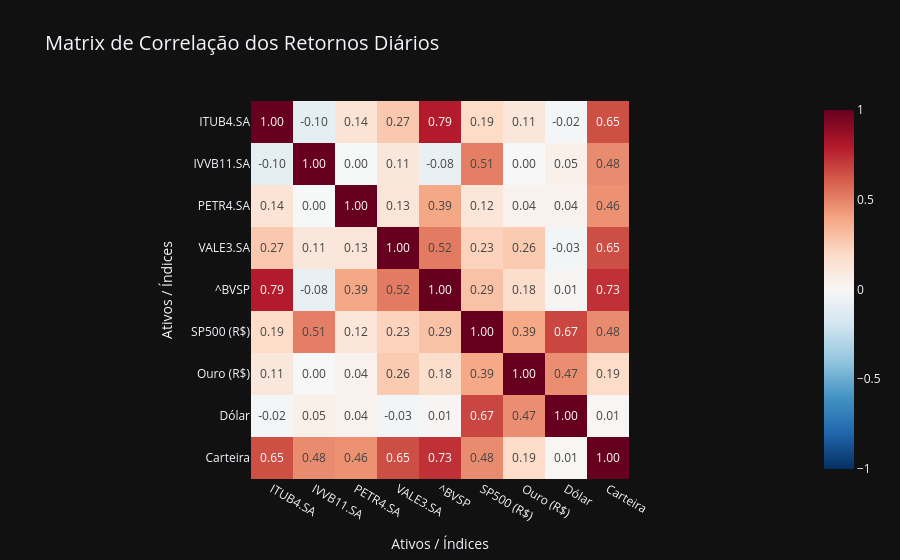

Notebook code for this chart:
### Code cell
# ==========================================
# ANÁLISE DE RISCO: CORRELAÇÃO E VOLATILIDADE
# ==========================================


df_cotacoes_correlacao = df_cotacoes.copy()
df_cotacoes_correlacao['Carteira'] = df_carteira['Total']

# Cálculo de retornos logarítmicos diários de forma vetorizada
tabela_rentabilidade_diaria = np.log(
    df_cotacoes_correlacao / df_cotacoes_correlacao.shift(1)
    ).dropna()

#Matrix de correlação
tabela_correlacao = tabela_rentabilidade_diaria.corr()

fig_correlacao = px.imshow(
    tabela_correlacao, 
    text_auto='.2f', 
    color_continuous_scale='RdBu_r',
    zmin=-1,
    zmax=1,
    title='Matrix de Correlação dos Retornos Diários')

fig_correlacao.update_layout(
    template= 'plotly_dark',
    xaxis_title= 'Ativos / Índices',
    yaxis_title= 'Ativos / Índices',
    title_font_size=20
)

fig_correlacao.show()


#Análise de volatilidade

tabela_volatividade = (
    tabela_rentabilidade_diaria.std() * np.sqrt(252) * 100).to_frame(name='Volatilidade Anualizada (%)').round(2)
display(tabela_volatividade)

### Figure 1 — Plotly figure (JSON) as saved in the notebook; plotly's stock layout.template omitted (floating-point values rounded to 4 significant figures)
{"data": [{"coloraxis": "coloraxis", "hovertemplate": "Ticker: %{x}<br>Ticker: %{y}<br>color: %{z}<extra></extra>", "name": "0", "texttemplate": "%{z:.2f}", "type": "heatmap", "x": ["ITUB4.SA", "IVVB11.SA", "PETR4.SA", "VALE3.SA", "^BVSP", "SP500 (R$)", "Ouro (R$)", "Dólar", "Carteira"], "xaxis": "x", "y": ["ITUB4.SA", "IVVB11.SA", "PETR4.SA", "VALE3.SA", "^BVSP", "SP500 (R$)", "Ouro (R$)", "Dólar", "Carteira"], "yaxis": "y", "z": [[1.0, -0.1009, 0.143, 0.2697, 0.7918, 0.1949, 0.1141, -0.02273, 0.6457], [-0.1009, 1.0, -0.004345, 0.1116, -0.0754, 0.509, 0.00114, 0.05344, 0.4763], [0.143, -0.004345, 1.0, 0.1281, 0.3897, 0.1246, 0.04055, 0.04308, 0.4551], [0.2697, 0.1116, 0.1281, 1.0, 0.5213, 0.225, 0.2633, -0.02543, 0.6489], [0.7918, -0.0754, 0.3897, 0.5213, 1.0, 0.292, 0.1761, 0.01129, 0.7298], [0.1949, 0.509, 0.1246, 0.225, 0.292, 1.0, 0.3861, 0.6715, 0.4764], [0.1141, 0.00114, 0.04055, 0.2633, 0.1761, 0.3861, 1.0, 0.4682, 0.1859], [-0.02273, 0.05344, 0.04308, -0.02543, 0.01129, 0.6715, 0.4682, 1.0, 0.01038], [0.6457, 0.4763, 0.4551, 0.6489, 0.7298, 0.4764, 0.1859, 0.01038, 1.0]]}], "layout": {"coloraxis": {"cmax": 1, "cmin": -1, "colorscale": [[0, "rgb(5,48,97)"], [0.1, "rgb(33,102,172)"], [0.2, "rgb(67,147,195)"], [0.3, "rgb(146,197,222)"], [0.4, "rgb(209,229,240)"], [0.5, "rgb(247,247,247)"], [0.6, "rgb(253,219,199)"], [0.7, "rgb(244,165,130)"], [0.8, "rgb(214,96,77)"], [0.9, "rgb(178,24,43)"], [1, "rgb(103,0,31)"]]}, "title": {"font": {"size": 20}, "text": "Matrix de Correlação dos Retornos Diários"}, "xaxis": {"anchor": "y", "constrain": "domain", "domain": [0, 1], "scaleanchor": "y", "title": {"text": "Ativos / Índices"}}, "yaxis": {"anchor": "x", "autorange": "reversed", "constrain": "domain", "domain": [0, 1], "title": {"text": "Ativos / Índices"}}}}
